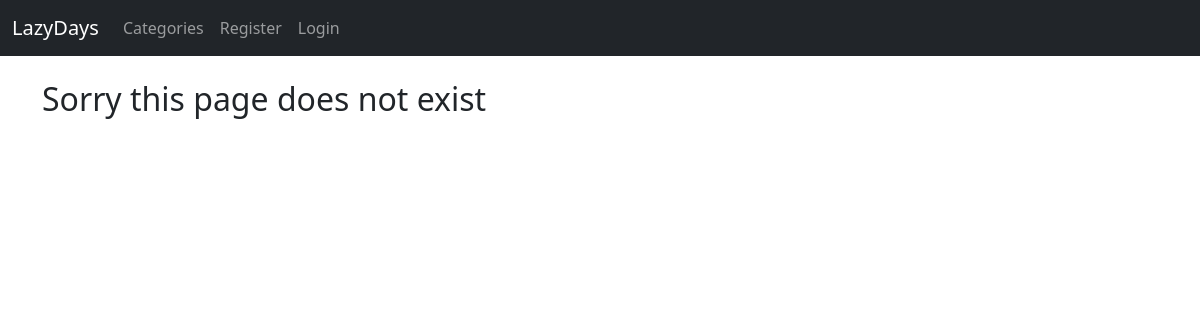
The app's page /category/entertainment/, older data.
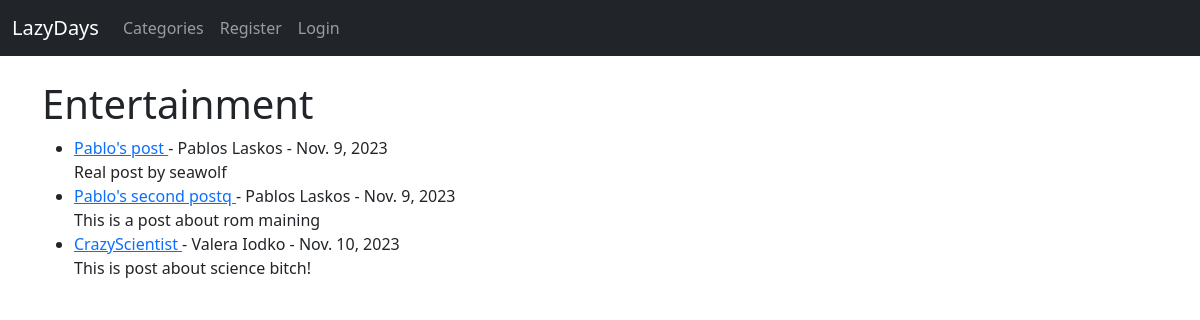
The same page, newer data.
### theblog/models.py (models this page shows, shortened)
class Post(models.Model):
    title = models.CharField(max_length=255)
    title_tag = models.CharField(max_length=255)
    author = models.ForeignKey(User, on_delete=models.CASCADE)
    body = RichTextField(blank=True, null=True)
    post_date = models.DateField(auto_now_add=True)
    category = models.CharField(max_length=255, default='coding')
    likes = models.ManyToManyField(User, related_name='blog_posts')
    snippet = models.CharField(max_length=255)

### theblog/views.py (the view)
# urls.py: path('category/<str:cats>/', CategoryView, name='category'),
def CategoryView(request, cats):
    category_posts = Post.objects.filter(category=cats.replace('-', ' '))
    return render(request, 'categories.html', {'cats':cats.title().replace('-', ' '), 'category_posts':category_posts})

### theblog/templates/categories.html (shortened to what this page needs)
{% extends 'base.html' %}
{% block content %}
{% if category_posts %}
<h1>{{ cats }}</h1>
<ul>
    {% for post in category_posts %}
    <li>
        <a href="{% url 'article-detail' post.pk %}">
            {{ post.title }}
        </a>
        - {{ post.author.first_name }} {{ post.author.last_name }} - {{ post.post_date }}
        <br />
        {{ post.body|slice:":200"|safe }}
    </li>
    {% endfor %}
</ul>
{% else %}
<h2>Sorry this page does not exist</h2>
{% endif %}
{% endblock %}

### theblog/templates/base.html (shortened to what this page needs)
<!doctype html>
<html lang="en">
<head>
    <link href="https://cdn.jsdelivr.net/npm/bootstrap@5.2.3/dist/css/bootstrap.min.css" rel="stylesheet">
</head>
<body>
    <nav class="navbar navbar-expand-lg navbar-dark bg-dark">
        <div class="container-fluid">
            <a class="navbar-brand" href="{% url 'home' %}">LazyDays</a>
            <div class="collapse navbar-collapse" id="navbarSupportedContent">
                <ul class="navbar-nav me-auto mb-2 mb-lg-0">
                    {% if cat_menu %}
                    <li class="nav-item dropdown">
                        <a class="nav-link dropdown-toggle" href="#" role="button" data-bs-toggle="dropdown" aria-expanded="false">
                          Categories
                        </a>
                        <ul class="dropdown-menu">
                            {% for item in cat_menu %}
                            <li><a class="dropdown-item" href="{% url 'category' item|slugify %}">{{item}}</a></li>
                            {% endfor %}
                        </ul>
                      </li>
                    {% else %}
                    <li class="nav-item">
                        <a class="nav-link" href="{% url 'category-list' %}">Categories</a>
                    </li>
                    {% endif %}
                    {% if user.is_authenticated %}
                    <li class="nav-item">
                        <a class="nav-link" href="{% url 'add_post' %}">Add Post</a>
                    </li>
                    <li class="nav-item">
                        <a class="nav-link" href="{% url 'add_category' %}">Add Category</a>
                    </li>
                    <li class="nav-item">
                        <a class="nav-link" href="{% url 'edit_profile' %}">Edit Profile</a>
                    </li>
                    <li class="nav-item">
                        <a class="nav-link" href="{% url 'logout' %}">Logout</a>
                    </li>
                    {% else %}
                    <li class="nav-item">
                        <a class="nav-link" href="{% url 'register' %}">Register</a>
                    </li>
                    <li class="nav-item">
                        <a class="nav-link" href="{% url 'login' %}">Login</a>
                    </li>
                    {% endif %}
                </ul>
            </div>
        </div>
    </nav>
    <br/>
    <div class="container">
        {% block content %}
        {% endblock %}
    </div>
</body>
</html>

Row changes from the older to the newer data that the page shows:
added Post: title "Pablo's post", author.first_name "Pablos", author.last_name "Laskos", post_date "Nov. 9, 2023", body "Real post by seawolf"
added Post: title "Pablo's second postq", author.first_name "Pablos", author.last_name "Laskos", post_date "Nov. 9, 2023", body "This is a post about rom maining"
added Post: title "CrazyScientist", author.first_name "Valera", author.last_name "Iodko", post_date "Nov. 10, 2023", body "This is post about science bitch!"
Text that changed along with them:
{{ cats }}: (not shown) → "Entertainment"
text no longer shown: "Sorry this page does not exist"
